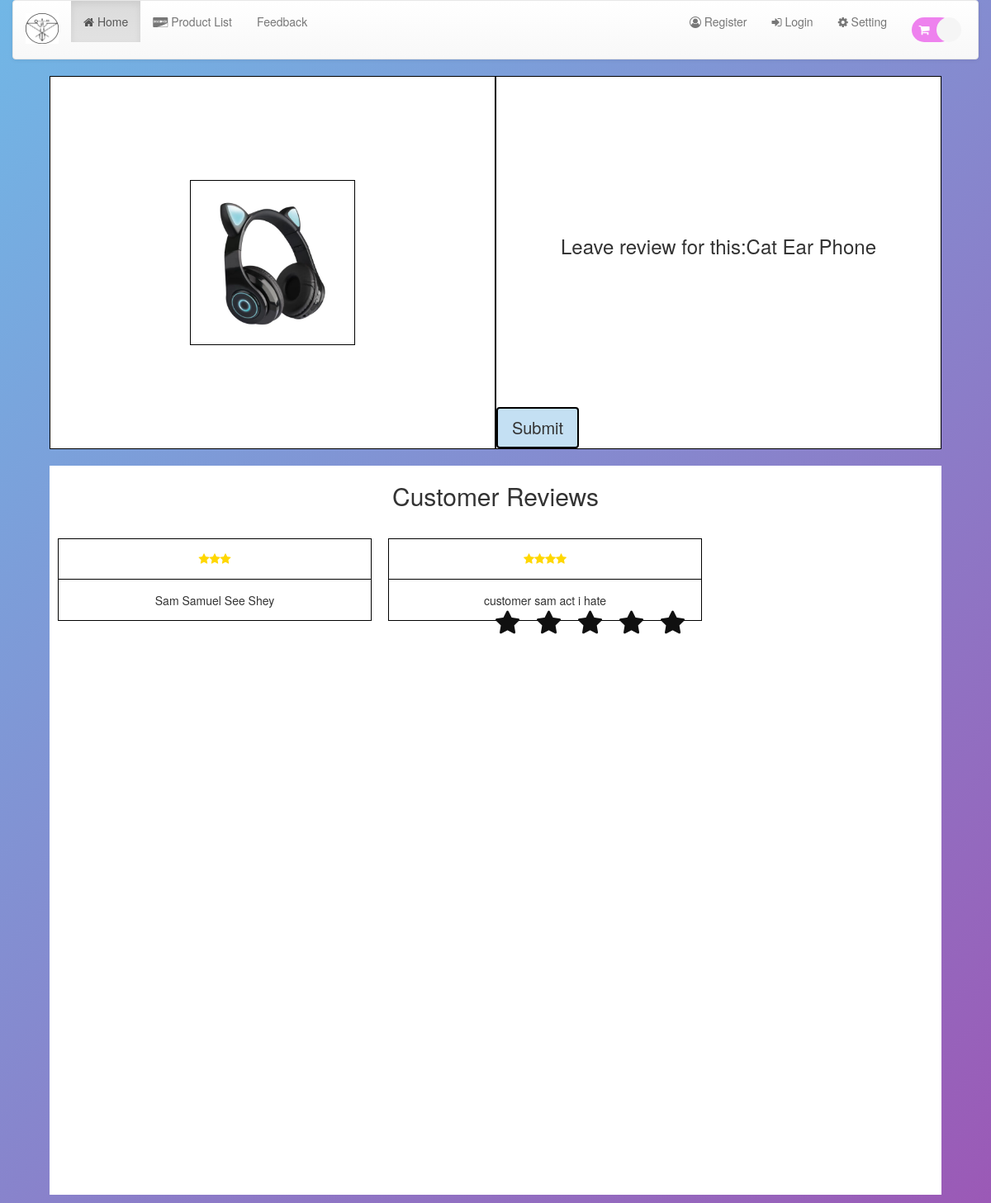
The app's page /CustomerRating.php?ProductID=1&UserEmail=Guest with its own data.
### tables this page shows
CREATE TABLE `productlist` (
  `ProductID` int(11) NOT NULL,
  `ProductName` varchar(255) NOT NULL,
  `ProductDescription` varchar(255) NOT NULL,
  `ProductCategory` varchar(255) NOT NULL,
  `ProductStock` int(11) NOT NULL,
  `ProductCost` decimal(10,2) NOT NULL,
  `ProductPrice` decimal(10,2) NOT NULL,
  `ProductPicture` varchar(255) NOT NULL
);

CREATE TABLE `productratinglist` (
  `RatingID` int(11) NOT NULL,
  `UserEmail` varchar(30) NOT NULL,
  `ProductID` int(11) NOT NULL,
  `RatingScore` int(1) NOT NULL
);

CREATE TABLE `user` (
  `UserEmail` varchar(30) NOT NULL,
  `UserFullName` varchar(100) DEFAULT NULL,
  `UserPassword` varchar(30) NOT NULL,
  `UserType` char(20) NOT NULL,
  `UserAddress` varchar(255) DEFAULT NULL,
  `UserCardNum` varchar(19) DEFAULT NULL,
  `UserCardSerial` varchar(4) DEFAULT NULL,
  `UserCardExpiredDate` varchar(5) DEFAULT NULL
);

### CustomerRating.php (the view, shortened to what this page needs)
<!DOCTYPE html>
<html lang="en">
<head>
    <link href="https://maxcdn.bootstrapcdn.com/font-awesome/4.6.3/css/font-awesome.min.css" rel="stylesheet">
<link rel="stylesheet" href="https://stackpath.bootstrapcdn.com/bootstrap/3.4.1/css/bootstrap.min.css">
<link rel="stylesheet" href="https://stackpath.bootstrapcdn.com/bootstrap/3.4.1/css/bootstrap-theme.min.css">
<link rel="stylesheet" href="./css/style.css">
</head>
<body>
<?php session_start();
include_once 'connection.php';
if(isset($_GET['ProductID'])){
  $ProductID=$_GET['ProductID'];
  $sqlquery5= "Select ProductName,ProductPicture From productlist WHERE ProductID = $ProductID";
  $result5 = mysqli_query($conn, $sqlquery5);
  $resultcheck5 = mysqli_num_rows($result5) ;
  if ($resultcheck5 == 1){
      $row = mysqli_fetch_assoc($result5);
      $ProductName = $row['ProductName'];
      $ProductPicture = $row['ProductPicture'];
  }
  $sqlquery1= "Select RatingScore From productratinglist WHERE ProductID = $ProductID AND UserEmail = '$UserEmail'";
  $result1 = mysqli_query($conn, $sqlquery1);
  $resultcheck1 = mysqli_num_rows($result1) ;
  if ($resultcheck1 == 1){
      $row1 = mysqli_fetch_assoc($result1);
      $RatingScore = $row1['RatingScore'];
  }else{
    $RatingScore = 0;
  }
}
?>
    <div class="container-fluid">
        <nav class="navbar navbar-default">
            <div class="container-fluid">
              <div class="navbar-header">
                <a class="navbar-brand nav-logo" href="Redirect.php"><img src="./images/shoping-logo.jpg"/></a>
              </div>
          <div class="collapse navbar-collapse" id="bs-example-navbar-collapse-1">
            <ul class="nav navbar-nav">
              <li class="active"><a href="Home.php"><i class="fa fa-home"></i> Home <span class="sr-only">(current)</span></a></li>
              <li><a href="productlist.php"><i class="fa fa-cc-discover"></i> Product List</a></li>
              <li><a href="CustomerFeedback.php">Feedback</a></li>
            </ul>
            <ul class="nav navbar-nav navbar-right">
              <li><a href="Register.php"><i class="fa fa-user-circle-o"></i> Register</a></li>
              <li><a href="Login.php"><i class="fa fa-sign-in"></i> Login</a></li>
              <li><a href="CustomerChangeInfo.php"><i class="fa fa-cog"></i> Setting</a></li>
              <li><a href="CustomerCart.php"><div class="add-to-cart"><i class="fa fa-shopping-cart"></i></div><div class="qty-check"></div></a></li>
            </ul>
          </div>
        </div>
      </nav>
          <div class="product-description">
              <div class="box-product-description">
                  <div class="product-img-1">
                      <div class="img-box">
                        <img src="./image/products/<?php echo $ProductPicture; ?>" alt="">
                      </div>
                  </div>
                  <div class="product-des-text">
                      <div class="inner-des">
                      <form method="GET" action="CustomerRating.php">
                          <div class="p-name"><h3>Leave review for this:<?php echo $ProductName;?></h3></div>
                          <div class="rating">
                            <input type="radio" name="star" value="5" id="star5" <?php if($RatingScore == 5){echo 'checked';}  ?>/><label for="star5"></label>
                            <input type="radio" name="star" value="4" id="star4"<?php if($RatingScore == 4){echo 'checked';}  ?>/><label for="star4"></label>
                            <input type="radio" name="star" value="3" id="star3"<?php if($RatingScore == 3){echo 'checked';}  ?>/><label for="star3"></label>
                            <input type="radio" name="star" value="2" id="star2"<?php if($RatingScore == 2){echo 'checked';}  ?>/><label for="star2"></label>
                            <input type="radio" name="star" value="1" id="star1"<?php if($RatingScore == 1){echo 'checked';}  ?>/><label for="star1"></label>
                          </div>
                      </div>
                      <input type="submit" class="submitRating" name="ratingStar"></input>
                  </div>
              </div>
          </div>
         <div class="review-section">
          <div class="review">
              <div class="title"><h2>Customer Reviews</h2></div>
            </div>
            <div class="customer-review">
                 <div class="customer-review-box-area">
                 <?php $sqlquery6= "Select productratinglist.RatingScore,user.UserFullName as FullName From productratinglist LEFT JOIN user ON productratinglist.UserEmail = user.UserEmail WHERE productratinglist.ProductID = $ProductID";
    $result6 = mysqli_query($conn, $sqlquery6);
    $resultcheck6 = mysqli_num_rows($result6) ;
    if($resultcheck6>0){
      while($row6 = mysqli_fetch_assoc($result6)){
        $rateCounter = 0;
        $RratingScore = $row6['RatingScore'];
$fullName = $row6['FullName'];
    ?>
                    <div class="review-boxes">
                         <div class="stars">
                           <?php   while($rateCounter < $RratingScore){ ?>
                          <i class="fa fa-star"></i>
                          <?php
                        $rateCounter ++ ;
                        }?>
                         </div>
                         <div class="name"><?php echo $fullName;?></div>
                    </div>
<?php
    }
  }
?>
                 </div>
            </div>
          </div>
    </div>
</body>
</html>

### css/style.css (style rules this page uses)
* { margin: 0; padding: 0; box-sizing: border-box; text-decoration: none; }
.submitRating { width: 100px; height: 50px; border-radius: 4px; border-style: double; background-color: #c4e0f3; font-size: 20px; }
.add-to-cart { display: flex; flex-direction: row; justify-content: center; align-items: center; min-height:30px; width: 50px; border-radius: 30px; margin:5px 0; position: relative; background-color: violet; color: white; }
.add-to-cart i { margin-right: 20px; }
.qty-check { display: flex; flex-direction: row; justify-content: center; align-items: center; position: absolute; height:30px; width:30px; border-radius: 20px; margin-top:-35px; margin-left:30px; background-color:whitesmoke; color:black; }
.nav-logo { width:70px; height:70px; }
.nav-logo img { width:100%; }
body { background: linear-gradient(135deg, #71b7e6, #9b59b6); background-repeat: no-repeat; background-size: cover; }
.rating { position: absolute; top:50%; left:50%; display: flex; margin:5px 0; }
.rating label { display: block; cursor: pointer; width:50px; }
.rating label::before { content:'\f005'; font-family: fontAwesome; position: relative; display: block; font-size: 30px; color:#101010; }
.rating label::after { content:'\f005'; font-family: fontAwesome; position: absolute; display: block; font-size: 30px; color:#FFD700; top:0; opacity:0; transition: .5s; text-shadow: 0 2px 5px rgba(0,0,0,0.5); }
.review-section { min-height: 100vh; max-width: 90vw; margin:0 auto; background-color: white; }
.review { display: flex; justify-content: center; align-items: center; margin:20px 0; }
.customer-review { min-height:100vh; max-width:100vw; margin:10px auto; }
.customer-review-box-area { height:90%; max-width: 90vw; margin:20px auto; display: flex; flex-direction: row; flex-wrap: wrap; }
.review-boxes { width:380px; height:100px; border:1px solid black; margin:5px 10px; display: flex; flex-direction: column; flex-wrap: wrap; }
.review-boxes .stars { display: flex; flex-direction: row; justify-content: center; align-items: center; height:50%; border-bottom:1px solid black; text-align: center; }
.review-boxes .stars i { color:gold; }
.review-boxes .name { display: flex; flex-direction: row; justify-content: center; align-items: center; height:50%; text-align: center; }
.product-description { min-height: 50vh; max-width: 90vw; margin:0 auto; background-color: white;; }
.product-description .box-product-description { display: flex; flex-direction: row; flex-wrap: wrap; }
.box-product-description .product-img-1 { width:50%; min-height: 50vh; border:1px solid black; display: flex; flex-direction: column; justify-content: center; align-items: center; }
.box-product-description .product-img-1 img { width:100%; }
.box-product-description .product-des-text { width:50%; min-height: 50vh; border:1px solid black; }
.img-box { height:200px; width:200px; border:1px solid black; }
.inner-des { min-height:50vh; width:100%; display: flex; flex-direction: column; justify-content: center; align-items: center; }
::placeholder { font-size: 20px; }
@media only screen and (min-width:1060px) { ::placeholder { font-size: 15px; } }

### records on screen
productlist: ProductPicture (picture), ProductName "Cat Ear Phone"
productratinglist: RatingScore 3 (drawn), user.UserFullName "Sam Samuel See Shey"
productratinglist: RatingScore 4 (drawn), user.UserFullName "customer sam act i hate"
